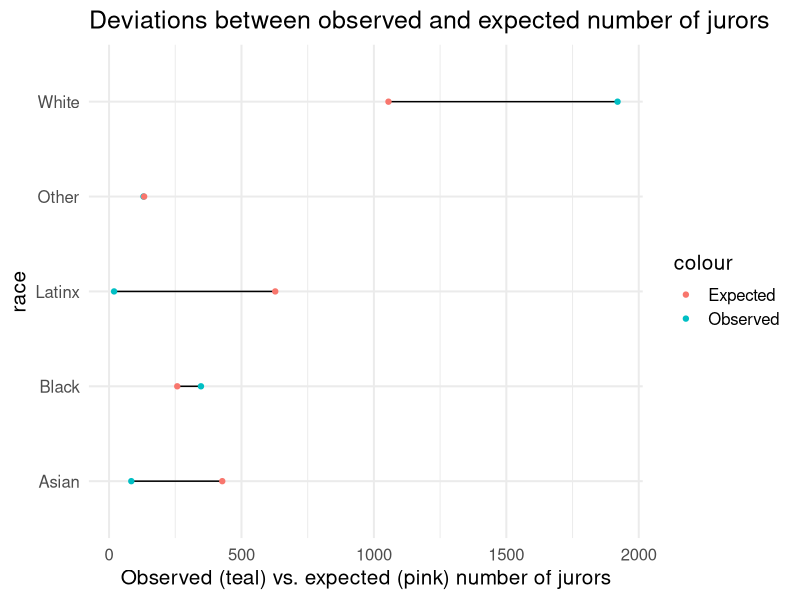
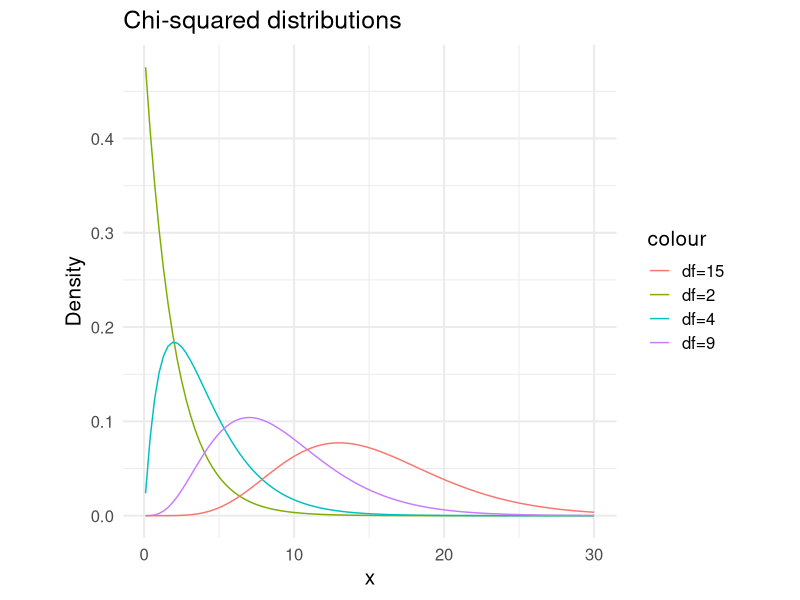

The R script that drew these images, in order:
## ---- chunk 1
library(knitr) # for include_graphics() 
library(dplyr)
library(forcats)
library(readr)
library(ggplot2)
library(broom) 
library(tidyr)
library(ggplot2)
library(tibble)
## ---- chunk 2

library(ggplot2)
observed_counts <- c(1920, 347,   19,    84, 130)
expected_counts <- c(1055, 257.5, 627.5, 427.5, 132.5)
race <- c("White", "Black", "Latinx", "Asian", "Other")
jury_data <- data.frame("observed_counts" = observed_counts, "expected_counts" = expected_counts, "race" = race)

ggplot(jury_data, aes(y = race, x = observed_counts)) + 
  geom_segment(aes(xend = expected_counts, yend = race)) +
  geom_point(aes(col = "Observed")) + 
  geom_point(aes(col = "Expected", x = expected_counts)) +
  theme_minimal(base_size = 15) +
  labs(x = "Observed (teal) vs. expected (pink) number of jurors",
       title = "Deviations between observed and expected number of jurors")

## ---- chunk 3
# ggplot of the distribution at varying degrees of freedom

ggplot(data = data.frame(x = c(0.1, 30)), aes(x)) + 
  #geom_area(stat = "function", fun = dchisq, args = list(df=9),
      #      xlim = c(12, 20), fill = "grey") +
  stat_function(fun = dchisq, n = 101, args = list(df=2), aes(col = "df=2")) +
  stat_function(fun = dchisq, n = 101, args = list(df=4), aes(col = "df=4")) +
  stat_function(fun = dchisq, n = 101, args = list(df=9), aes(col = "df=9")) +
  stat_function(fun = dchisq, n = 101, args = list(df=15), aes(col = "df=15")) +
  theme_minimal(base_size = 15) + 
  theme(aspect.ratio=1) +
  labs(y = "Density", title = "Chi-squared distributions")
## ---- chunk 4
pchisq(q = 1606.454, df = 4,lower.tail = F)
## ---- chunk 5
chisq.test(x = c(1920, 347, 19, 84, 130), # x is vector of observed counts
           p = c(.422, .103, .251, .171, .053)) # p is probability under the null
## ---- chunk 6
pchisq(q = 19.12, df = 6, lower.tail = F)
## ---- chunk 7
Expect_0<-dbinom(0,size=3,prob=0.166666667)
Expect_1<-dbinom(1,size=3,prob=0.166666667)
Expect_2<-dbinom(2,size=3,prob=0.166666667)
Expect_3<-dbinom(3,size=3,prob=0.166666667)
Expected<-c(Expect_0,Expect_1,Expect_2,Expect_3)
Expected
## ---- chunk 8
chisq.test(x = c(47,35,15,3), # x is vector of observed counts
           p = Expected) # p is probability under the null
